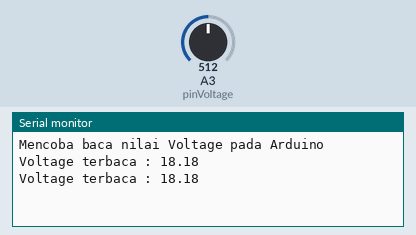
This sketch was run on a simulated Arduino Uno, built with avr-gcc and run on an emulated ATmega328P. Parts: the last lines printed to the serial monitor. The inputs (shaded band) are chosen by the test bench; at power-on: A3 (pinVoltage) = 512.

Above: at 1.3 s.
1.4 s: A3 (pinVoltage) set to 716
At 2.7 s:
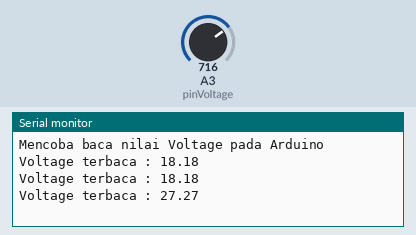
2.9 s: A3 (pinVoltage) set to 900
At 3.8 s:
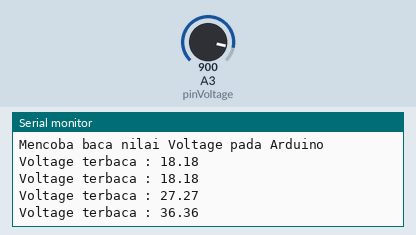
Timing chart, 0 to 5.9 s (numbered marks = the images above; inputs shaded):
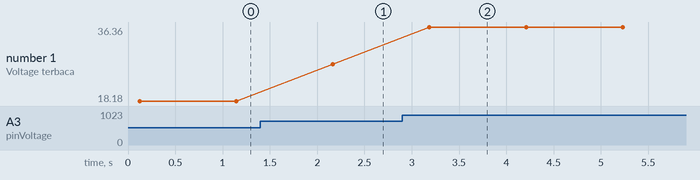

Measured:
- after the input at 1.4 s, the serial monitor: prints a new line after 0.77 s (image 1)
- after the input at 2.9 s, the serial monitor: prints a new line after 0.29 s (image 2)
- plotted number 1: 18.18 → 27.27 after the input at 1.4 s, 27.27 → 36.36 after the input at 2.9 s

The sketch:

TUTORIAL_VOLTAGE_1.ino
```cpp
/*
 * TUTORIAL SENSOR TEGANGAN PADA ARDUINO
 * MEMBACA NILAI TEGANGAN DARI I/)
 *
 * Pinout  :
 * Tegangan +  -> A3
 *
 * Untuk membaca nilai tegangan masuk di pin analog A3
 */
#include <Arduino.h>
#define pinVoltage A3
#define GAIN 0.11 //Vread = VIN * GAIN angka untuk kalibrasi
#define ADC_REF 5 //referensi voltage ADC adalah 5V

int samples = 10; //jumlah sampling
int nilaiSensor;

void setup() {
  pinMode(pinVoltage,INPUT); //set A3 menjadi input
  Serial.begin(115200); //memulai komunikasi serial pada baud rate 115200
  delay(100);
  Serial.println("Mencoba baca nilai Voltage pada Arduino");
}

void loop() {
  long jumlah = 0;
  for(int i = 0;i<samples;i++){
    nilaiSensor=analogRead(pinVoltage);
    jumlah +=nilaiSensor;
    delay(2);
  }
  nilaiSensor = jumlah / samples; //rata2 nya
  float voltage = nilaiSensor*ADC_REF/1024/GAIN;
  Serial.println("Voltage terbaca : " + String(voltage)); //tampilkan pada serial monitor
  delay(1000);  //jeda waktu 1000 uS
}
```
